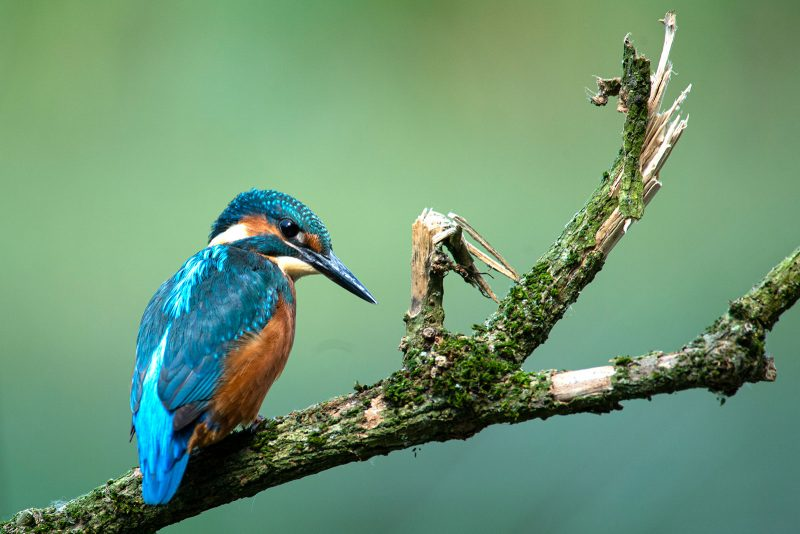
#> input picture picture.jpg, 800 x 534 px
$ python main.py
#> lines starting #> are read from the running program, lines starting #| are printed output that depends on the picture
# imports
import cv2, eyw, os.path, json

# get image file
print("Save your original image in the same folder as this program.")
filename_valid = False
while not filename_valid:
    filename = input("Enter the filename for an image: ")
    if os.path.isfile(filename):
        filename_valid = True
    else:
        print("Something was wrong with that filename. Please try again.")
#> this loop made 1 pass; the answer given on pass 1: picture.jpg

# read image files
original_image = cv2.imread(filename, 1)
#> original_image is the input picture: shape (534, 800, 3); mean B, G, R 115.7, 148.5, 109
grayscale_image_simple = cv2.imread(filename, 0)
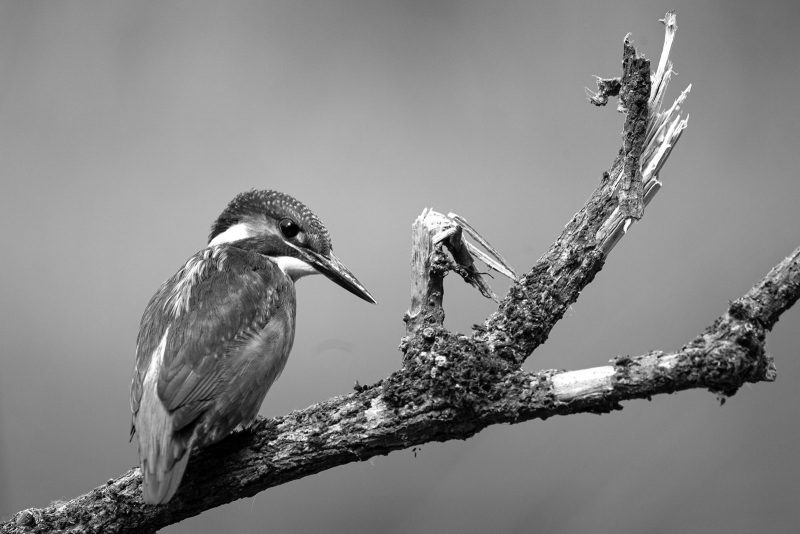
#> grayscale_image_simple: shape (534, 800); min 0, max 255, mean 133

# convert to grayscale
grayscale_image = cv2.cvtColor(grayscale_image_simple, cv2.COLOR_GRAY2BGR)

# instructions
print("Use the Color Trackbar window to select the number of colors, the color swatch to change, and change the RGB values\n"
      " - The first color trackbar allows you to change the number of colors to a max of 10 \n"
      " - The second color trackbar allows you to select which color the RGB trackbars are changing \n"
      " - The last 3 color trackbars allow you to change the RGB values")
print("Use the Breakpoint Trackbar window to change the breakpoints between the different colors \n"
      " - The first grayscale trackbar allows you to select which breakpoint you want to change \n"
      " - The second grayscale trackbar allows you to change the breakpoint between two colors")
print("After clicking on a window, use the following keyboard shortcuts:")
print("  'i' to Import Data")
print("  's' to Save")
print("  'Esc' to Exit")
print("Then return to the program terminal to enter a file name")

# create image windows
cv2.namedWindow('Original Image')
cv2.namedWindow('Grayscale Image')
cv2.namedWindow('Customized Image')
cv2.namedWindow('Color Trackbar')
cv2.namedWindow('Breakpoint Trackbar')
cv2.namedWindow('Color Preview')

# create color trackbar
cv2.createTrackbar('color-count', 'Color Trackbar', 6, 9, lambda x: None)   # number of colors
cv2.createTrackbar('color-select', 'Color Trackbar', 1, 9, lambda x: None)  # 1-based index
cv2.createTrackbar('r', 'Color Trackbar', 0, 255, lambda x: None)
cv2.createTrackbar('g', 'Color Trackbar', 0, 255, lambda x: None)
cv2.createTrackbar('b', 'Color Trackbar', 0, 255, lambda x: None)

# create grayscale trackbar
cv2.createTrackbar('breakpoint-select', 'Breakpoint Trackbar', 1, 8, lambda x: None)  # 1-based index
cv2.createTrackbar('breakpoint', 'Breakpoint Trackbar', 100, 255, lambda x: None)

# create color parts function
def getColor(r, g, b, b1, b2):
    paper = eyw.create_colored_paper(original_image, r, g, b)
    minv = [b1 + 1, b1 + 1, b1 + 1]
    maxv = [b2, b2, b2]
    mask = eyw.create_mask(grayscale_image, minv, maxv)
    colored_parts = eyw.apply_mask(paper, mask)
    return colored_parts

# combine colored images
def combineImages(colorParts):
    combined = colorParts[0].copy()
    for i in range(1, len(colorParts)):
        combined = eyw.combine_images(combined, colorParts[i])
    return combined

# initial arrays
colors = [
    [245, 86, 78], [245, 124, 32], [247, 191, 5],
    [100, 207, 43], [43, 160, 207], [182, 104, 242],
    [82, 58, 183], [173, 84, 12], [83, 90, 123],
    [233, 71, 18]
]
breaks = [25, 50, 75, 100, 125, 150, 175, 200, 225]

tempc = -1
tempb = -1
keypressed = 1

# program loop
while keypressed not in (27, ord('s')):
    # number of colors
    colorCount = cv2.getTrackbarPos('color-count', 'Color Trackbar')
    if colorCount < 1:
        colorCount = 1

    # color select
    colorSelect_ui = cv2.getTrackbarPos('color-select', 'Color Trackbar')
    if colorSelect_ui < 1:
        colorSelect_ui = 1
    elif colorSelect_ui > colorCount:
        colorSelect_ui = colorCount
    cv2.setTrackbarPos('color-select', 'Color Trackbar', colorSelect_ui)
    colorSelect = colorSelect_ui - 1  # 0-based

    # breakpoint select
    breakpointSelect_ui = cv2.getTrackbarPos('breakpoint-select', 'Breakpoint Trackbar')
    bp_max_ui = max(1, colorCount - 1)
    if breakpointSelect_ui < 1:
        breakpointSelect_ui = 1
    elif breakpointSelect_ui > bp_max_ui:
        breakpointSelect_ui = bp_max_ui
    cv2.setTrackbarPos('breakpoint-select', 'Breakpoint Trackbar', breakpointSelect_ui)
    breakpointSelect = breakpointSelect_ui - 1  # 0-based

    # update color trackbar if switching color
    if colorSelect != tempc:
        cv2.setTrackbarPos('b', 'Color Trackbar', colors[colorSelect][0])
        cv2.setTrackbarPos('g', 'Color Trackbar', colors[colorSelect][1])
        cv2.setTrackbarPos('r', 'Color Trackbar', colors[colorSelect][2])
        tempc = colorSelect

    # update selected color from sliders
    colors[colorSelect] = [
        cv2.getTrackbarPos('b', 'Color Trackbar'),
        cv2.getTrackbarPos('g', 'Color Trackbar'),
        cv2.getTrackbarPos('r', 'Color Trackbar'),
    ]

    # color preview
#> (the run stopped early here; a loop or call above may not have finished)
